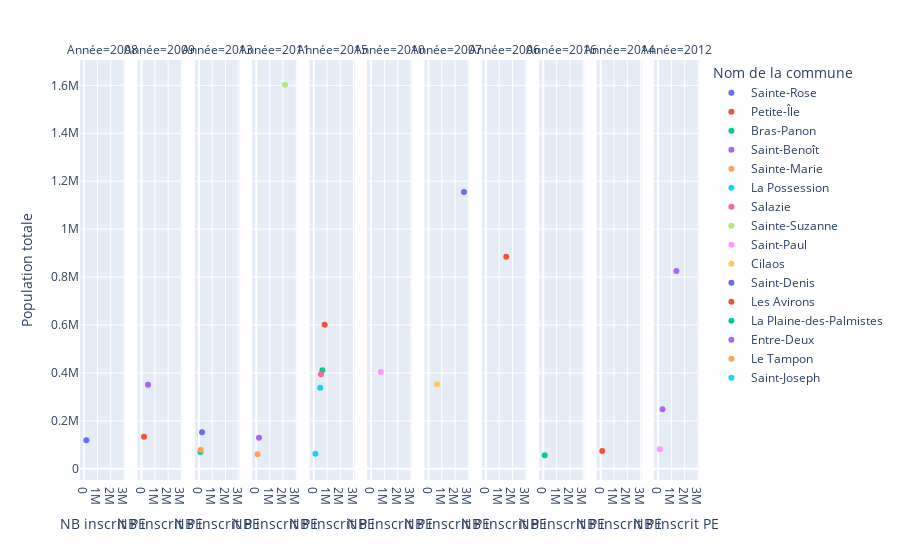

The cell this chart's notebook holds for it:
### Code cell
fig = px.scatter(df6, x="NB inscrit PE", y="Population totale", color="Nom de la commune", facet_col="Année", )
fig.show()

### Figure 1 — Plotly figure (JSON) as saved in the notebook; plotly's stock layout.template omitted (floating-point values rounded to 4 significant figures)
{"data": [{"hovertemplate": "Nom de la commune=Sainte-Rose<br>Année=2008<br>NB inscrit PE=%{x}<br>Population totale=%{y}<extra></extra>", "legendgroup": "Sainte-Rose", "marker": {"color": "#636efa", "symbol": "circle"}, "mode": "markers", "name": "Sainte-Rose", "orientation": "v", "showlegend": true, "type": "scatter", "x": [169160], "xaxis": "x", "y": [119538], "yaxis": "y"}, {"hovertemplate": "Nom de la commune=Sainte-Rose<br>Année=2013<br>NB inscrit PE=%{x}<br>Population totale=%{y}<extra></extra>", "legendgroup": "Sainte-Rose", "marker": {"color": "#636efa", "symbol": "circle"}, "mode": "markers", "name": "Sainte-Rose", "orientation": "v", "showlegend": false, "type": "scatter", "x": [234050], "xaxis": "x3", "y": [152391], "yaxis": "y3"}, {"hovertemplate": "Nom de la commune=Petite-Île<br>Année=2009<br>NB inscrit PE=%{x}<br>Population totale=%{y}<extra></extra>", "legendgroup": "Petite-Île", "marker": {"color": "#EF553B", "symbol": "circle"}, "mode": "markers", "name": "Petite-Île", "orientation": "v", "showlegend": true, "type": "scatter", "x": [189530], "xaxis": "x2", "y": [133642], "yaxis": "y2"}, {"hovertemplate": "Nom de la commune=Petite-Île<br>Année=2015<br>NB inscrit PE=%{x}<br>Population totale=%{y}<extra></extra>", "legendgroup": "Petite-Île", "marker": {"color": "#EF553B", "symbol": "circle"}, "mode": "markers", "name": "Petite-Île", "orientation": "v", "showlegend": false, "type": "scatter", "x": [826780], "xaxis": "x5", "y": [601128], "yaxis": "y5"}, {"hovertemplate": "Nom de la commune=Petite-Île<br>Année=2014<br>NB inscrit PE=%{x}<br>Population totale=%{y}<extra></extra>", "legendgroup": "Petite-Île", "marker": {"color": "#EF553B", "symbol": "circle"}, "mode": "markers", "name": "Petite-Île", "orientation": "v", "showlegend": false, "type": "scatter", "x": [117320], "xaxis": "x10", "y": [74862], "yaxis": "y10"}, {"hovertemplate": "Nom de la commune=Bras-Panon<br>Année=2013<br>NB inscrit PE=%{x}<br>Population totale=%{y}<extra></extra>", "legendgroup": "Bras-Panon", "marker": {"color": "#00cc96", "symbol": "circle"}, "mode": "markers", "name": "Bras-Panon", "orientation": "v", "showlegend": true, "type": "scatter", "x": [112640], "xaxis": "x3", "y": [70281], "yaxis": "y3"}, {"hovertemplate": "Nom de la commune=Bras-Panon<br>Année=2015<br>NB inscrit PE=%{x}<br>Population totale=%{y}<extra></extra>", "legendgroup": "Bras-Panon", "marker": {"color": "#00cc96", "symbol": "circle"}, "mode": "markers", "name": "Bras-Panon", "orientation": "v", "showlegend": false, "type": "scatter", "x": [651610], "xaxis": "x5", "y": [411129], "yaxis": "y5"}, {"hovertemplate": "Nom de la commune=Saint-Benoît<br>Année=2011<br>NB inscrit PE=%{x}<br>Population totale=%{y}<extra></extra>", "legendgroup": "Saint-Benoît", "marker": {"color": "#ab63fa", "symbol": "circle"}, "mode": "markers", "name": "Saint-Benoît", "orientation": "v", "showlegend": true, "type": "scatter", "x": [199790], "xaxis": "x4", "y": [130205], "yaxis": "y4"}, {"hovertemplate": "Nom de la commune=Saint-Benoît<br>Année=2012<br>NB inscrit PE=%{x}<br>Population totale=%{y}<extra></extra>", "legendgroup": "Saint-Benoît", "marker": {"color": "#ab63fa", "symbol": "circle"}, "mode": "markers", "name": "Saint-Benoît", "orientation": "v", "showlegend": false, "type": "scatter", "x": [1373620], "xaxis": "x11", "y": [825837], "yaxis": "y11"}, {"hovertemplate": "Nom de la commune=Sainte-Marie<br>Année=2011<br>NB inscrit PE=%{x}<br>Population totale=%{y}<extra></extra>", "legendgroup": "Sainte-Marie", "marker": {"color": "#FFA15A", "symbol": "circle"}, "mode": "markers", "name": "Sainte-Marie", "orientation": "v", "showlegend": true, "type": "scatter", "x": [94970], "xaxis": "x4", "y": [60566], "yaxis": "y4"}, {"hovertemplate": "Nom de la commune=La Possession<br>Année=2015<br>NB inscrit PE=%{x}<br>Population totale=%{y}<extra></extra>", "legendgroup": "La Possession", "marker": {"color": "#19d3f3", "symbol": "circle"}, "mode": "markers", "name": "La Possession", "orientation": "v", "showlegend": true, "type": "scatter", "x": [485870], "xaxis": "x5", "y": [337904], "yaxis": "y5"}, {"hovertemplate": "Nom de la commune=Salazie<br>Année=2015<br>NB inscrit PE=%{x}<br>Population totale=%{y}<extra></extra>", "legendgroup": "Salazie", "marker": {"color": "#FF6692", "symbol": "circle"}, "mode": "markers", "name": "Salazie", "orientation": "v", "showlegend": true, "type": "scatter", "x": [543970], "xaxis": "x5", "y": [394936], "yaxis": "y5"}, {"hovertemplate": "Nom de la commune=Sainte-Suzanne<br>Année=2011<br>NB inscrit PE=%{x}<br>Population totale=%{y}<extra></extra>", "legendgroup": "Sainte-Suzanne", "marker": {"color": "#B6E880", "symbol": "circle"}, "mode": "markers", "name": "Sainte-Suzanne", "orientation": "v", "showlegend": true, "type": "scatter", "x": [2158220], "xaxis": "x4", "y": [1602503], "yaxis": "y4"}, {"hovertemplate": "Nom de la commune=Saint-Paul<br>Année=2010<br>NB inscrit PE=%{x}<br>Population totale=%{y}<extra></extra>", "legendgroup": "Saint-Paul", "marker": {"color": "#FF97FF", "symbol": "circle"}, "mode": "markers", "name": "Saint-Paul", "orientation": "v", "showlegend": true, "type": "scatter", "x": [730210], "xaxis": "x6", "y": [404082], "yaxis": "y6"}, {"hovertemplate": "Nom de la commune=Saint-Paul<br>Année=2012<br>NB inscrit PE=%{x}<br>Population totale=%{y}<extra></extra>", "legendgroup": "Saint-Paul", "marker": {"color": "#FF97FF", "symbol": "circle"}, "mode": "markers", "name": "Saint-Paul", "orientation": "v", "showlegend": false, "type": "scatter", "x": [134460], "xaxis": "x11", "y": [81355], "yaxis": "y11"}, {"hovertemplate": "Nom de la commune=Cilaos<br>Année=2007<br>NB inscrit PE=%{x}<br>Population totale=%{y}<extra></extra>", "legendgroup": "Cilaos", "marker": {"color": "#FECB52", "symbol": "circle"}, "mode": "markers", "name": "Cilaos", "orientation": "v", "showlegend": true, "type": "scatter", "x": [649400], "xaxis": "x7", "y": [353022], "yaxis": "y7"}, {"hovertemplate": "Nom de la commune=Saint-Denis<br>Année=2007<br>NB inscrit PE=%{x}<br>Population totale=%{y}<extra></extra>", "legendgroup": "Saint-Denis", "marker": {"color": "#636efa", "symbol": "circle"}, "mode": "markers", "name": "Saint-Denis", "orientation": "v", "showlegend": true, "type": "scatter", "x": [2670880], "xaxis": "x7", "y": [1155365], "yaxis": "y7"}, {"hovertemplate": "Nom de la commune=Les Avirons<br>Année=2006<br>NB inscrit PE=%{x}<br>Population totale=%{y}<extra></extra>", "legendgroup": "Les Avirons", "marker": {"color": "#EF553B", "symbol": "circle"}, "mode": "markers", "name": "Les Avirons", "orientation": "v", "showlegend": true, "type": "scatter", "x": [1529220], "xaxis": "x8", "y": [884444], "yaxis": "y8"}, {"hovertemplate": "Nom de la commune=La Plaine-des-Palmistes<br>Année=2016<br>NB inscrit PE=%{x}<br>Population totale=%{y}<extra></extra>", "legendgroup": "La Plaine-des-Palmistes", "marker": {"color": "#00cc96", "symbol": "circle"}, "mode": "markers", "name": "La Plaine-des-Palmistes", "orientation": "v", "showlegend": true, "type": "scatter", "x": [108390], "xaxis": "x9", "y": [56712], "yaxis": "y9"}, {"hovertemplate": "Nom de la commune=Entre-Deux<br>Année=2009<br>NB inscrit PE=%{x}<br>Population totale=%{y}<extra></extra>", "legendgroup": "Entre-Deux", "marker": {"color": "#ab63fa", "symbol": "circle"}, "mode": "markers", "name": "Entre-Deux", "orientation": "v", "showlegend": true, "type": "scatter", "x": [488260], "xaxis": "x2", "y": [350485], "yaxis": "y2"}, {"hovertemplate": "Nom de la commune=Entre-Deux<br>Année=2012<br>NB inscrit PE=%{x}<br>Population totale=%{y}<extra></extra>", "legendgroup": "Entre-Deux", "marker": {"color": "#ab63fa", "symbol": "circle"}, "mode": "markers", "name": "Entre-Deux", "orientation": "v", "showlegend": false, "type": "scatter", "x": [335350], "xaxis": "x11", "y": [248817], "yaxis": "y11"}, {"hovertemplate": "Nom de la commune=Le Tampon<br>Année=2013<br>NB inscrit PE=%{x}<br>Population totale=%{y}<extra></extra>", "legendgroup": "Le Tampon", "marker": {"color": "#FFA15A", "symbol": "circle"}, "mode": "markers", "name": "Le Tampon", "orientation": "v", "showlegend": true, "type": "scatter", "x": [137780], "xaxis": "x3", "y": [79250], "yaxis": "y3"}, {"hovertemplate": "Nom de la commune=Saint-Joseph<br>Année=2015<br>NB inscrit PE=%{x}<br>Population totale=%{y}<extra></extra>", "legendgroup": "Saint-Joseph", "marker": {"color": "#19d3f3", "symbol": "circle"}, "mode": "markers", "name": "Saint-Joseph", "orientation": "v", "showlegend": true, "type": "scatter", "x": [127330], "xaxis": "x5", "y": [62999], "yaxis": "y5"}], "layout": {"annotations": [{"font": {}, "showarrow": false, "text": "Année=2008", "x": 0.03636, "xanchor": "center", "xref": "paper", "y": 1, "yanchor": "bottom", "yref": "paper"}, {"font": {}, "showarrow": false, "text": "Année=2009", "x": 0.1291, "xanchor": "center", "xref": "paper", "y": 1, "yanchor": "bottom", "yref": "paper"}, {"font": {}, "showarrow": false, "text": "Année=2013", "x": 0.2218, "xanchor": "center", "xref": "paper", "y": 1, "yanchor": "bottom", "yref": "paper"}, {"font": {}, "showarrow": false, "text": "Année=2011", "x": 0.3145, "xanchor": "center", "xref": "paper", "y": 1, "yanchor": "bottom", "yref": "paper"}, {"font": {}, "showarrow": false, "text": "Année=2015", "x": 0.4073, "xanchor": "center", "xref": "paper", "y": 1, "yanchor": "bottom", "yref": "paper"}, {"font": {}, "showarrow": false, "text": "Année=2010", "x": 0.5, "xanchor": "center", "xref": "paper", "y": 1, "yanchor": "bottom", "yref": "paper"}, {"font": {}, "showarrow": false, "text": "Année=2007", "x": 0.5927, "xanchor": "center", "xref": "paper", "y": 1, "yanchor": "bottom", "yref": "paper"}, {"font": {}, "showarrow": false, "text": "Année=2006", "x": 0.6855, "xanchor": "center", "xref": "paper", "y": 1, "yanchor": "bottom", "yref": "paper"}, {"font": {}, "showarrow": false, "text": "Année=2016", "x": 0.7782, "xanchor": "center", "xref": "paper", "y": 1, "yanchor": "bottom", "yref": "paper"}, {"font": {}, "showarrow": false, "text": "Année=2014", "x": 0.8709, "xanchor": "center", "xref": "paper", "y": 1, "yanchor": "bottom", "yref": "paper"}, {"font": {}, "showarrow": false, "text": "Année=2012", "x": 0.9636, "xanchor": "center", "xref": "paper", "y": 1, "yanchor": "bottom", "yref": "paper"}], "autosize": true, "legend": {"title": {"text": "Nom de la commune"}, "tracegroupgap": 0}, "margin": {"t": 60}, "xaxis": {"anchor": "y", "autorange": true, "domain": [0, 0.07273], "range": [-203800.0, 2970000.0], "title": {"text": "NB inscrit PE"}, "type": "linear"}, "xaxis10": {"anchor": "y10", "autorange": true, "domain": [0.8345, 0.9073], "matches": "x", "range": [-203800.0, 2970000.0], "title": {"text": "NB inscrit PE"}, "type": "linear"}, "xaxis11": {"anchor": "y11", "autorange": true, "domain": [0.9273, 1], "matches": "x", "range": [-203800.0, 2970000.0], "title": {"text": "NB inscrit PE"}, "type": "linear"}, "xaxis2": {"anchor": "y2", "autorange": true, "domain": [0.09273, 0.1655], "matches": "x", "range": [-203800.0, 2970000.0], "title": {"text": "NB inscrit PE"}, "type": "linear"}, "xaxis3": {"anchor": "y3", "autorange": true, "domain": [0.1855, 0.2582], "matches": "x", "range": [-203800.0, 2970000.0], "title": {"text": "NB inscrit PE"}, "type": "linear"}, "xaxis4": {"anchor": "y4", "autorange": true, "domain": [0.2782, 0.3509], "matches": "x", "range": [-203800.0, 2970000.0], "title": {"text": "NB inscrit PE"}, "type": "linear"}, "xaxis5": {"anchor": "y5", "autorange": true, "domain": [0.3709, 0.4436], "matches": "x", "range": [-203800.0, 2970000.0], "title": {"text": "NB inscrit PE"}, "type": "linear"}, "xaxis6": {"anchor": "y6", "autorange": true, "domain": [0.4636, 0.5364], "matches": "x", "range": [-203800.0, 2970000.0], "title": {"text": "NB inscrit PE"}, "type": "linear"}, "xaxis7": {"anchor": "y7", "autorange": true, "domain": [0.5564, 0.6291], "matches": "x", "range": [-203800.0, 2970000.0], "title": {"text": "NB inscrit PE"}, "type": "linear"}, "xaxis8": {"anchor": "y8", "autorange": true, "domain": [0.6491, 0.7218], "matches": "x", "range": [-203800.0, 2970000.0], "title": {"text": "NB inscrit PE"}, "type": "linear"}, "xaxis9": {"anchor": "y9", "autorange": true, "domain": [0.7418, 0.8145], "matches": "x", "range": [-203800.0, 2970000.0], "title": {"text": "NB inscrit PE"}, "type": "linear"}, "yaxis": {"anchor": "x", "autorange": true, "domain": [0, 1], "range": [-62980.0, 1722000.0], "title": {"text": "Population totale"}, "type": "linear"}, "yaxis10": {"anchor": "x10", "autorange": true, "domain": [0, 1], "matches": "y", "range": [-62980.0, 1722000.0], "showticklabels": false, "type": "linear"}, "yaxis11": {"anchor": "x11", "autorange": true, "domain": [0, 1], "matches": "y", "range": [-62980.0, 1722000.0], "showticklabels": false, "type": "linear"}, "yaxis2": {"anchor": "x2", "autorange": true, "domain": [0, 1], "matches": "y", "range": [-62980.0, 1722000.0], "showticklabels": false, "type": "linear"}, "yaxis3": {"anchor": "x3", "autorange": true, "domain": [0, 1], "matches": "y", "range": [-62980.0, 1722000.0], "showticklabels": false, "type": "linear"}, "yaxis4": {"anchor": "x4", "autorange": true, "domain": [0, 1], "matches": "y", "range": [-62980.0, 1722000.0], "showticklabels": false, "type": "linear"}, "yaxis5": {"anchor": "x5", "autorange": true, "domain": [0, 1], "matches": "y", "range": [-62980.0, 1722000.0], "showticklabels": false, "type": "linear"}, "yaxis6": {"anchor": "x6", "autorange": true, "domain": [0, 1], "matches": "y", "range": [-62980.0, 1722000.0], "showticklabels": false, "type": "linear"}, "yaxis7": {"anchor": "x7", "autorange": true, "domain": [0, 1], "matches": "y", "range": [-62980.0, 1722000.0], "showticklabels": false, "type": "linear"}, "yaxis8": {"anchor": "x8", "autorange": true, "domain": [0, 1], "matches": "y", "range": [-62980.0, 1722000.0], "showticklabels": false, "type": "linear"}, "yaxis9": {"anchor": "x9", "autorange": true, "domain": [0, 1], "matches": "y", "range": [-62980.0, 1722000.0], "showticklabels": false, "type": "linear"}}}
